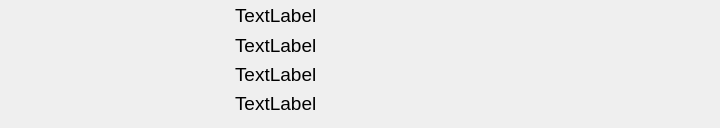
<?xml version="1.0" encoding="UTF-8"?>
<ui version="4.0">
 <class>Save</class>
 <widget class="QWidget" name="Save">
  <property name="geometry">
   <rect>
    <x>0</x>
    <y>0</y>
    <width>720</width>
    <height>128</height>
   </rect>
  </property>
  <property name="minimumSize">
   <size>
    <width>700</width>
    <height>128</height>
   </size>
  </property>
  <property name="maximumSize">
   <size>
    <width>16777215</width>
    <height>128</height>
   </size>
  </property>
  <property name="windowTitle">
   <string>Form</string>
  </property>
  <layout class="QHBoxLayout" name="horizontalLayout">
   <property name="spacing">
    <number>0</number>
   </property>
   <property name="leftMargin">
    <number>1</number>
   </property>
   <property name="topMargin">
    <number>1</number>
   </property>
   <property name="rightMargin">
    <number>1</number>
   </property>
   <property name="bottomMargin">
    <number>1</number>
   </property>
   <item>
    <widget class="QStackedWidget" name="area">
     <property name="currentIndex">
      <number>1</number>
     </property>
     <widget class="QWidget" name="import_area">
      <property name="font">
       <font>
        <family>Liberation Sans</family>
        <pointsize>14</pointsize>
       </font>
      </property>
      <layout class="QVBoxLayout" name="verticalLayout_2">
       <property name="spacing">
        <number>0</number>
       </property>
       <property name="leftMargin">
        <number>0</number>
       </property>
       <property name="topMargin">
        <number>0</number>
       </property>
       <property name="rightMargin">
        <number>0</number>
       </property>
       <property name="bottomMargin">
        <number>0</number>
       </property>
       <item>
        <widget class="MenuButton" name="import_button" native="true">
         <property name="font">
          <font>
           <pointsize>16</pointsize>
          </font>
         </property>
        </widget>
       </item>
      </layout>
     </widget>
     <widget class="QWidget" name="preview_area">
      <layout class="QHBoxLayout" name="horizontalLayout_2">
       <property name="spacing">
        <number>10</number>
       </property>
       <property name="leftMargin">
        <number>0</number>
       </property>
       <property name="topMargin">
        <number>0</number>
       </property>
       <property name="rightMargin">
        <number>0</number>
       </property>
       <property name="bottomMargin">
        <number>0</number>
       </property>
       <item>
        <widget class="QWidget" name="preview_left_area" native="true">
         <property name="minimumSize">
          <size>
           <width>224</width>
           <height>0</height>
          </size>
         </property>
         <property name="maximumSize">
          <size>
           <width>224</width>
           <height>16777215</height>
          </size>
         </property>
         <layout class="QVBoxLayout" name="verticalLayout">
          <property name="spacing">
           <number>0</number>
          </property>
          <property name="leftMargin">
           <number>0</number>
          </property>
          <property name="topMargin">
           <number>0</number>
          </property>
          <property name="rightMargin">
           <number>0</number>
          </property>
          <property name="bottomMargin">
           <number>0</number>
          </property>
          <item>
           <widget class="MenuButton" name="copy_button" native="true">
            <property name="font">
             <font>
              <family>Liberation Sans</family>
              <pointsize>14</pointsize>
             </font>
            </property>
           </widget>
          </item>
          <item>
           <widget class="MenuButton" name="restore_button" native="true">
            <property name="font">
             <font>
              <family>Liberation Sans</family>
              <pointsize>14</pointsize>
             </font>
            </property>
           </widget>
          </item>
          <item>
           <widget class="MenuButton" name="delete_button" native="true">
            <property name="font">
             <font>
              <family>Liberation Sans</family>
              <pointsize>14</pointsize>
             </font>
            </property>
           </widget>
          </item>
         </layout>
        </widget>
       </item>
       <item>
        <widget class="QWidget" name="preview_right_area" native="true">
         <layout class="QVBoxLayout" name="verticalLayout_3">
          <property name="spacing">
           <number>0</number>
          </property>
          <property name="leftMargin">
           <number>0</number>
          </property>
          <property name="topMargin">
           <number>0</number>
          </property>
          <property name="rightMargin">
           <number>0</number>
          </property>
          <item>
           <widget class="QLabel" name="name_label">
            <property name="font">
             <font>
              <family>Liberation Sans</family>
              <pointsize>14</pointsize>
             </font>
            </property>
            <property name="text">
             <string>TextLabel</string>
            </property>
            <property name="margin">
             <number>0</number>
            </property>
            <property name="textInteractionFlags">
             <set>Qt::NoTextInteraction</set>
            </property>
           </widget>
          </item>
          <item>
           <widget class="QLabel" name="id_label">
            <property name="font">
             <font>
              <family>Liberation Sans</family>
              <pointsize>14</pointsize>
             </font>
            </property>
            <property name="text">
             <string>TextLabel</string>
            </property>
            <property name="margin">
             <number>0</number>
            </property>
            <property name="textInteractionFlags">
             <set>Qt::NoTextInteraction</set>
            </property>
           </widget>
          </item>
          <item>
           <widget class="QLabel" name="caught_label">
            <property name="font">
             <font>
              <family>Liberation Sans</family>
              <pointsize>14</pointsize>
             </font>
            </property>
            <property name="text">
             <string>TextLabel</string>
            </property>
            <property name="margin">
             <number>0</number>
            </property>
            <property name="textInteractionFlags">
             <set>Qt::NoTextInteraction</set>
            </property>
           </widget>
          </item>
          <item>
           <widget class="QLabel" name="time_label">
            <property name="font">
             <font>
              <family>Liberation Sans</family>
              <pointsize>14</pointsize>
             </font>
            </property>
            <property name="text">
             <string>TextLabel</string>
            </property>
            <property name="margin">
             <number>0</number>
            </property>
            <property name="textInteractionFlags">
             <set>Qt::NoTextInteraction</set>
            </property>
           </widget>
          </item>
         </layout>
        </widget>
       </item>
      </layout>
     </widget>
    </widget>
   </item>
  </layout>
 </widget>
 <customwidgets>
  <customwidget>
   <class>MenuButton</class>
   <extends>QWidget</extends>
   <header>src/widgets/menubutton.hpp</header>
   <container>1</container>
  </customwidget>
 </customwidgets>
 <resources/>
 <connections/>
</ui>
